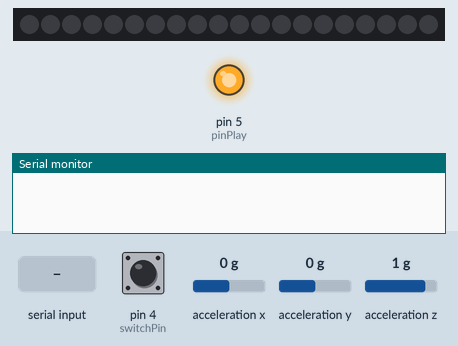
Bench run of a sketch on a simulated Arduino Uno, built with avr-gcc and run on an emulated ATmega328P. Parts: 20 RGB LEDs in strip order, left to right, output pins drawn as LEDs (lit = HIGH), the last lines printed to the serial monitor. Dashed ring = blinking. Inputs (shaded band) come from the test bench; at power-on: pin 4 (switchPin) LOW, acceleration x 0 g, acceleration y 0 g, acceleration z 1 g. Dim RGB values are drawn brighter than linear.

Above: at 1.2 s.
1.3 s: pin 4 (switchPin) pulled HIGH for 0.15 s
At 2.8 s:
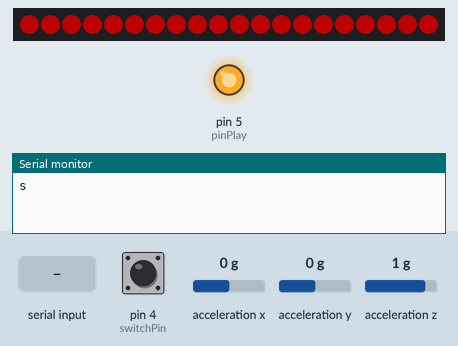
4.4 s: "a" received over Serial
At 6.3 s:
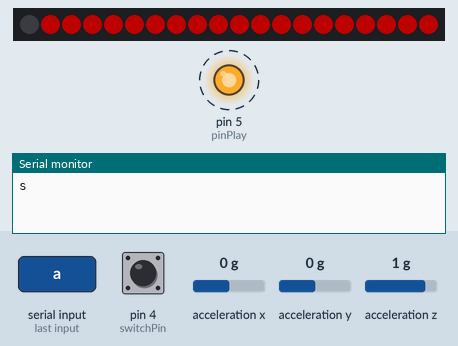
Timing chart, 0 to 14.5 s (numbered marks = the images above; inputs shaded):
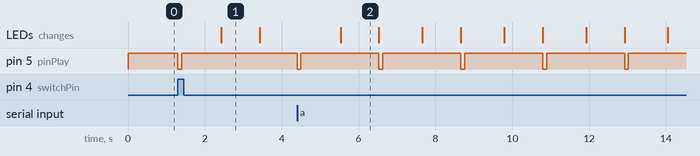

The sketch:

cane.ino
```cpp
/**
*-----------------------------------------
* @Title: cane
* @Package cane
* @Description: main code for cane
* @author ZZF
* @date 2018.11.4
* @version V1.0
*-----------------------------------------
*/

//Include

#include "Accelerometer_MMA7660-master/MMA7660.h"
//#include "NEMAGPS.h"
#include "Adafruit_NeoPixel/Adafruit_NeoPixel.h"
#include <SoftwareSerial.h>
#include <Wire.h>
//#include "pt-1.4/pt.h"
#define PIN 7


//Declare Serial

SoftwareSerial gpsSerial(2,3);
Adafruit_NeoPixel strip = Adafruit_NeoPixel(20, PIN, NEO_GRB + NEO_KHZ800);
MMA7660 accelemeter;

//================================
//Declare value
//================================
const int pinPlay = 5;
const int switchPin = 4;
int switchState = 0;
//const int ButtonPin = 4;
//int ButtonState = 0;
int lont, lati;
float x, y, z;
char cmd;
int PhyHelpStatus = 0;
int SStatus = 0;
int gpsStatus = 0;
String cmds;

uint8_t rb[7][3] = { {255, 0, 0}, {255, 125, 0}, {255, 255, 0},{0, 255, 0}, {0, 155, 255}, {0, 0, 255}, {139, 0, 255}};

void setup()
{

	//gpsSerial.begin(9600);
	Serial.begin(9600);
	accelemeter.init();


	//Çå³ý´®¿Ú»º´æ
	while (Serial.read() >= 0) {}

	//·¢ÒôÔª¼þÉèÖÃ
	pinMode(pinPlay, OUTPUT);
	digitalWrite(pinPlay, HIGH);
	//pinMode(ButtonPin, INPUT);

	//Çó¾ÈµÆÉèÖÃ
	strip.begin();

}
void loop()
{

	while (Serial.available() > 0) {
		cmd = Serial.read();
	}


	//»ñÈ¡°´Å¥×´Ì¬
	switchState = digitalRead(switchPin);

	//»ñÈ¡¼ÓËÙ¶È×´Ì¬
	accelemeter.getAcceleration(&x, &y, &z);


	//¼ÓËÙ¶ÈÅÐ¶¨
	if_boom(x, y, z);

	if (switchState == HIGH)
	{
		if (SStatus == 0)
		{
			Serial.print("s");
			SStatus = 1;
		}
		else
		{
			PhyHelpStatus = 0;
		}
		PhyHelpStatus = 1;
	}
	else
	{
		PhyHelpStatus = 0;
	}

	SendHelp_phy();

	switch (cmd)
	{
		case 'a':

			PhyHelpStatus = 1;
			for (int x = 0; x < 5; x++)
			{
				SendHelp_phy();
			}
			PhyHelpStatus = 0;

			break;

		default:
			break;
	}

	//Çå³ýcmd»º´æ
	cmd =' ';
}


void SendHelp_phy()
{
	if (PhyHelpStatus == 1) {

		digitalWrite(pinPlay, LOW);
		delay(100);
		digitalWrite(pinPlay, HIGH);
		delay(1000);
		int count = 0;
		for (count = 0; count < 30; count = count + 1) {
			strip.setPixelColor(count, 200, 0, 0);
			strip.setBrightness(100);
			strip.show();
		}
		delay(1000);
		strip.setBrightness(0);
		strip.show();

	}

}
void if_boom(float ax, float ay, float az)
{
	int i = 0;
	if (ax >= 1 && ay >= 0.8)
	{

		//·¢ËÍµøµ¹¾¯±¨
		PhyHelpStatus = 1;
		for (int x = 0; x < 5; x++)
		{
			SendHelp_phy();
		}
		PhyHelpStatus = 0;

	}
	if (ax >= 1 && az >= 1.3)
	{

		//·¢ËÍµøµ¹¾¯±¨
		PhyHelpStatus = 1;
		for (int x = 0; x < 5; x++)
		{
			SendHelp_phy();
		}
		PhyHelpStatus = 0;

	}
	if (ay >= 0.8 && az >= 1.3)
	{

		//·¢ËÍµøµ¹¾¯±¨
		PhyHelpStatus = 1;
		for (int x = 0; x < 5; x++)
		{
			SendHelp_phy();
		}
		PhyHelpStatus = 0;

	}

	if (ax <= -1 && ay <= -0.8)
	{

		//·¢ËÍµøµ¹¾¯±¨
		PhyHelpStatus = 1;
		for (int x = 0; x < 5; x++)
		{
			SendHelp_phy();
		}
		PhyHelpStatus = 0;

	}
	if (ax <= -1 && az <= -1.3)
	{

		//·¢ËÍµøµ¹¾¯±¨
		PhyHelpStatus = 1;
		for (int x = 0; x < 5; x++)
		{
			SendHelp_phy();
		}
		PhyHelpStatus = 0;

	}
	if (ay <= -0.8 && az <= -1.3)
	{

		//·¢ËÍµøµ¹¾¯±¨
		PhyHelpStatus = 1;
		for (int x = 0; x < 5; x++)
		{
			SendHelp_phy();
		}
		PhyHelpStatus = 0;

	}
}
```

Measured:
- after the input at 1.3 s, pin 5 (pinPlay): HIGH → LOW at once, → HIGH 0.10 s later; the LEDs: change after 1.1 s (image 1)
- after the input at 4.4 s, pin 5 (pinPlay): alternates HIGH for 2.0 s and LOW for 0.10 s, starting at once; the LEDs: change after 1.1 s (image 2)
- what the display in image 1 shows lasts 1.0 s, from 2.4 s to 3.4 s
